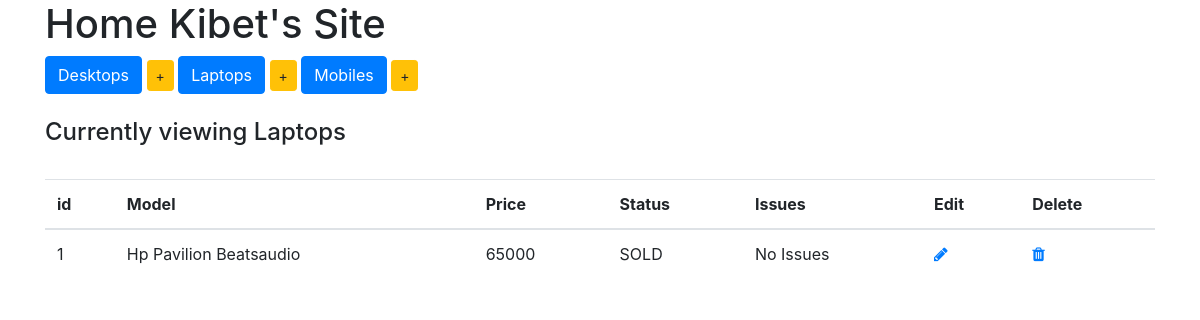
/Laptops/, run on the app's committed database.
### Inventory_management/models.py (models this page shows, shortened)
class Device(models.Model):
    type = models.CharField(max_length=200, blank=False)
    price = models.IntegerField()
    choices = (
        ('AVAILABLE', 'Item ready to be purchased'),
        ('SOLD', 'Item already purchased'),
        ('RESTOCKING', 'Item restocking in few days')
    )
    status = models.CharField(max_length=10, choices=choices, default='SOLD')
    issues = models.CharField(max_length=50, default="No Issues")
    class Meta:
        abstract = True

class Laptop(Device):
    pass

### Inventory_management/views.py (the view)
# urls.py: url(r'^Laptops/$', display_laptops, name='display_laptops'),
def display_laptops(request):
	items = Laptop.objects.all()
	context = {
		'items': items,
		'header': 'Laptops'
	}
	return render(request, 'inventory/index.html', context)

### Inventory_management/templates/inventory/index.html (shortened to what this page needs)
{% extends 'inventory/base.html' %}
{% block content %}
	<h1>Home Kibet's Site</h1>
	<div class="button-group">
		<a href="{% url 'display_desktops' %}" class="btn btn-primary btn-md">Desktops</a>
		<a href="{% url 'add_desktops' %}" class="btn btn-warning btn-sm">+</a>
		<a href="{% url 'display_laptops' %}" class="btn btn-primary btn-md">Laptops</a>
		<a href="{% url 'add_laptops' %}" class="btn btn-warning btn-sm">+</a>
		<a href="{% url 'display_mobiles' %}" class="btn btn-primary btn-md">Mobiles</a>
		<a href="{% url 'add_mobiles' %}" class="btn btn-warning btn-sm">+</a>
	</div>
	<br>
	<h4>Currently viewing {{ header }}</h4>
	<br>
	<table class="table table-hover">
		<thead>
			<tr>
				<th>id</th>
				<th>Model</th>
				<th>Price</th>
				<th>Status</th>
				<th>Issues</th>
				<th>Edit</th>
				<th>Delete</th>
			</tr>
		</thead>
		<tbody>
			{% for item in items %}
				<tr>
					<td>{{ item.pk }}</td>
					<td>{{ item.type }}</td>
					<td>{{ item.price }}</td>
					<td>{{ item.status }}</td>
					<td>{{ item.issues }}</td>
					{% if header|lower == "Desktops" %}
						<td>
							<a href="{% url 'edit_desktop' item.pk %}"><i class="fa fa-pencil" aria-hidden="true"></i></a>
						</td>
						<td>
							<a href="{% url 'delete_desktop' item.pk %}"><i class="fa fa-trash" aria-hidden="true"></i></a>
						</td>
					{% else %}
						<td>
							<a href="{% url 'edit_mobile' item.pk %}"><i class="fa fa-pencil" aria-hidden="true"></i></a>
						</td>
						<td>
							<a href="{% url 'delete_mobile' item.pk %}"><i class="fa fa-trash" aria-hidden="true"></i></a>
						</td>
					{% endif %}
				</tr>
			{% endfor %}
		</tbody>
	</table>
{% endblock %}

### data on the page
Laptop: pk "1", type "Hp Pavilion Beatsaudio", price "65000", status "SOLD", issues "No Issues"

### other printed values
{{ header }} "Laptops"
